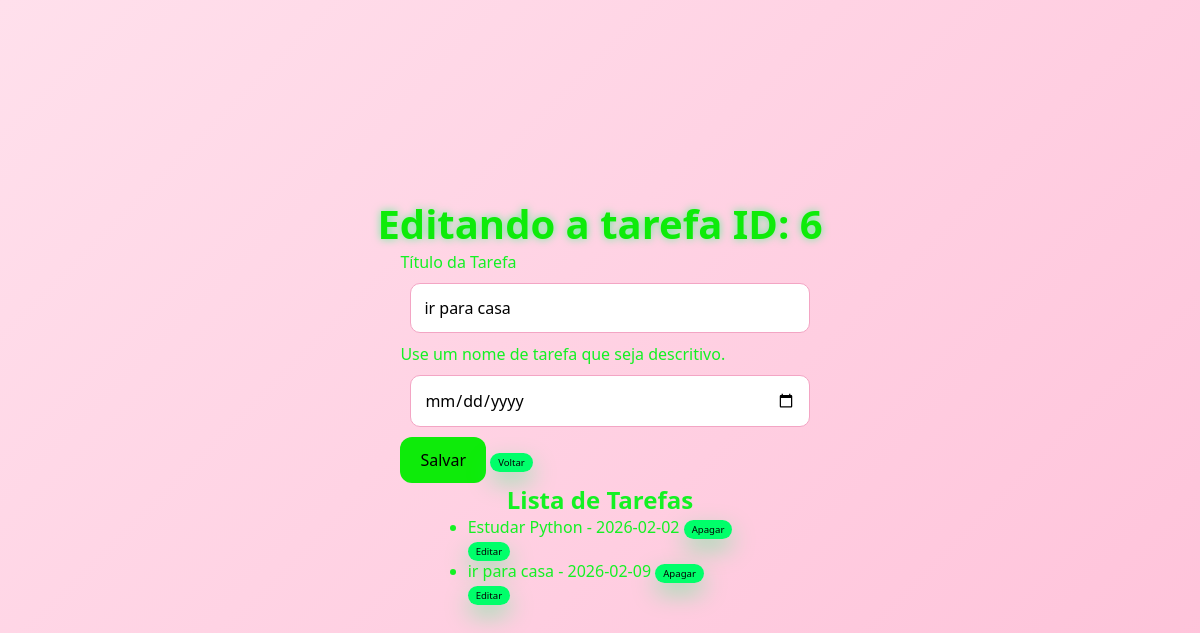
The app's page /update/6 with its own data.
### tables this page shows
CREATE TABLE tarefas (
    id INTEGER PRIMARY KEY AUTOINCREMENT,
    titulo_tarefa TEXT NOT NULL,
    data_conclusao TEXT);

### app.py (the view)
@app.route('/update/<int:idTarefa>', methods = ['GET', 'POST'])
def update(idTarefa):
    if request.method == 'POST':
        titulo = request.form['titulo_tarefa']
        data = request.form['data_conclusao']
        tarefa = Tarefa(titulo, data, idTarefa)
        tarefa.atualizar_tarefa()
        return redirect(url_for('agenda'))
    tarefas=Tarefa.obter_tarefas()
    tarefa_selecionada = Tarefa.id(idTarefa)
    return render_template('agenda.html', titulo=f'Editando a tarefa ID: {idTarefa}', tarefas=tarefas, tarefa_selecionada=tarefa_selecionada)

### models/database.py (called while the page is built)
    def buscar_tudo(self, query: str, params: tuple = ()) -> list[Any]:
        self.cursor.execute(query, params)
        return self.cursor.fetchall()

    def close(self) -> None:
        self.connection.close()

    def __enter__(self) -> Self:
        return self

    def __exit__(self, exc_type: Optional[Type[BaseException]], exc_value: Optional[BaseException], tb: Optional[TracebackType]) -> None:
        if exc_type is not None:
            print('Exceção capturada no contexto:')
            print(f'Tipo: {exc_type.__name__}')
            print(f'Mensagem: {exc_value}')
            print ('Traceback completo:')
            traceback.print_tb(tb)
        self.close()

### models/tarefa.py (called while the page is built)
    @classmethod
    def id(cls, id: int) -> Self:
        with Database('./data/tarefas.sqlite3') as db:
            query: str = 'SELECT titulo_tarefa, data_conclusao FROM tarefas WHERE id = ?;'
            params: tuple = (id,)
            resultado: list[Any]= db.buscar_tudo(query, params)
            [[titulo, data]] = resultado
        return cls(id_tarefa=id, titulo_tarefa=titulo, data_conclusao=data)

    @classmethod
    def obter_tarefas(cls) -> list[Self]:
        with Database('./data/tarefas.sqlite3') as db:
            query: str = 'SELECT titulo_tarefa, data_conclusao, id FROM tarefas;'
            resultados: list[Any] = db.buscar_tudo(query)
            tarefas: list[Self] = [cls(titulo, data, id) for titulo, data, id in resultados]
            return tarefas

### templates/agenda.html
{% extends "base.html" %}
{% block content %}
<form class= "mt-3" method="post">
    <div class = "mt- 3">
    <label for="titulo-tarefa" class="form-label">Título da Tarefa</label>
    <input type="text" class="form-control" name="titulo_tarefa" id="titulo-tarefa" aria-describedby="ajudaNomeTarefa" value="{{tarefa_selecionada.titulo_tarefa if tarefa_selecionada else ''}}" required>
    <div id="ajudaNomeTarefa" class="form-text">Use um nome de tarefa que seja descritivo.</div>
    </div>
    <input type="date" class = "form-control" name="data_conclusao" id=" data-conclusao"
    value=" {{tarefa_selecionada.data_conclusao if tarefa_selecionada else ''}}"
    id="data_conclusao">
    <button type="submit">Salvar</button>
    {% if tarefa_selecionada %}
        <a href="{{ url_for('agenda') }}" class="btn btn-secundary">Voltar</a>
    {% endif %}
</form>
<h2>Lista de Tarefas</h2>
{% if tarefas %}
    <ul>
    {% for tarefa in tarefas %}
        <li type="tarefas-lista">{{ tarefa.titulo_tarefa }} - {{ tarefa.data_conclusao}} <a href= "{{ url_for('delete', idTarefa= tarefa.id_tarefa)}}" >Apagar</a></li>
        <a href="{{ url_for('update', idTarefa = tarefa.id_tarefa)}}">Editar</a>
    {% endfor %}
    </ul>
{% else %}
    <p>Nenhuma tarefa cadastrada</p>
{% endif %}
{% endblock %}

### static/style.css (style rules this page uses)
* { margin: 0; padding: 0; box-sizing: border-box; font-family: "Segoe UI", Tahoma, Geneva, Verdana, sans-serif; }
body { background: linear-gradient(135deg, rgb(255, 224, 236), rgb(255, 193, 217)); min-height: 100vh; padding: 80px; display: flex; flex-direction: column; align-items: center; justify-content: center; color: rgb(20, 241, 35); }
input, select, textarea { width: 100%; padding: 13px; margin-bottom: 15px; border-radius: 10px; border: 1px solid rgb(243, 165, 196); outline: none; margin: 10px; font-size: 1rem; color: rgb(0, 0, 0); }
button { background-color: rgb(14, 235, 10); color: rgb(0, 0, 0); border: none; padding: 12px 20px; border-radius: 12px; font-size: 1rem; cursor: pointer; transition: 0.3s; }
a { background-color: #00ff6a; color: #050405; padding: 3px 8px; border-radius: 20px; font-size: 0.6rem; box-shadow: 0 10px 25px rgba(0, 255, 106, 0.4); transition: 0.3s; margin: 10x; text-decoration: none; }

### records on screen
tarefas: titulo_tarefa "ir para casa", data_conclusao "2026-02-09"
tarefas: titulo_tarefa "Estudar Python", data_conclusao "2026-02-02"

### other values on screen
{{ titulo }} "Editando a tarefa ID: 6"
